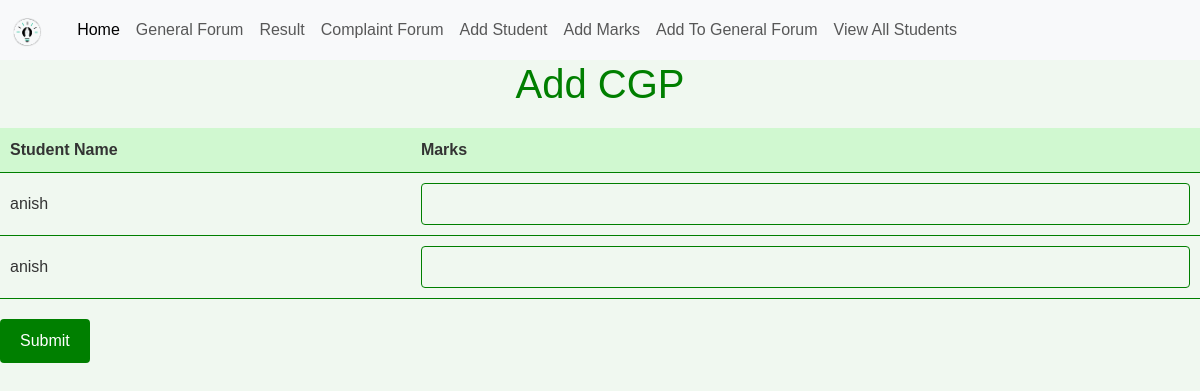
Page /add_marks/ on the earlier database version.
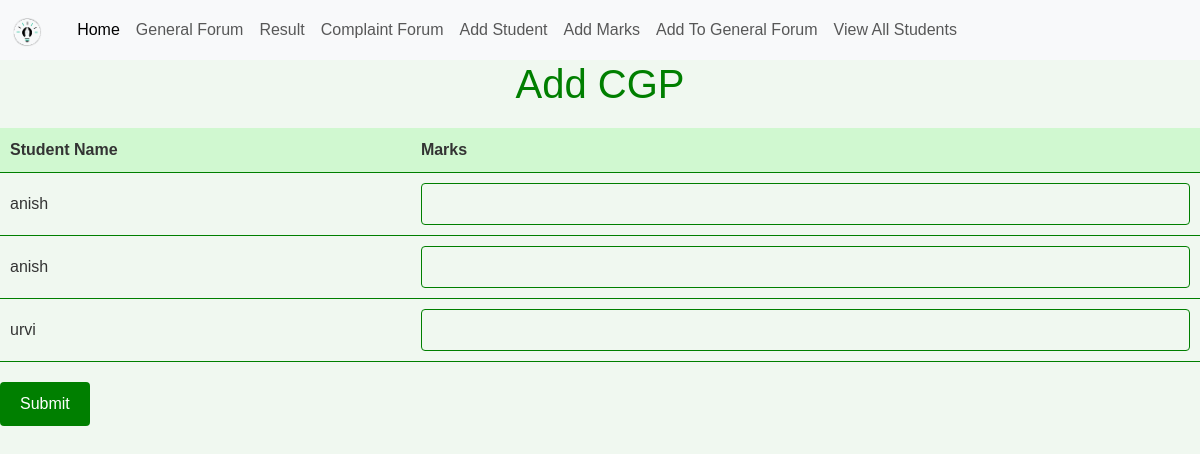
Same page on the later database version.
### deptmanagementsystem/models.py (models this page shows, shortened)
class Student(models.Model):
    name = models.CharField(max_length=20)
    batchId = models.IntegerField(null=True) #batchno(1,2) + semisternumber(1-8)
    description = models.CharField(max_length = 200)

### deptmanagementsystem/views.py (the view, shortened to what this page needs)
# urls.py: path('add_marks/', add_marks, name='add-marks'),
def add_marks(request):
    students = Student.objects.all()
    return render(request, 'add_marks.html', {'students': students})

### templates/add_marks.html (shortened to what this page needs)
{% extends 'base.html' %}
{% block content %}
    <h1>Add CGP</h1>
    <form method="post" action="">
        <table>
            <thead>
                <tr>
                    <th>Student Name</th>
                    <th>Marks</th>
                </tr>
            </thead>
            <tbody>
                {% for student in students %}
                    <tr>
                        <td>{{ student.name }}</td>
                        <td><input type="text" name="marks_{{ student.id }}" required></td>
                    </tr>
                {% endfor %}
            </tbody>
        </table>
        <button type="submit">Submit</button>
    </form>
    {% endblock content %}

Differences in the rows shown:
added Student: name "urvi"
